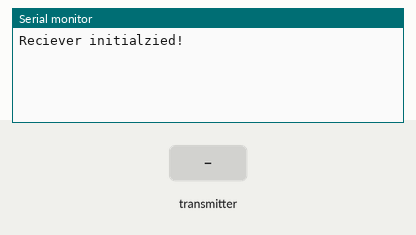
Bench run of a sketch on a simulated Arduino Uno, built with avr-gcc and run on an emulated ATmega328P. Shown: the last lines printed to the serial monitor. Inputs (shaded band) come from the test bench. No radio packets arrive unless stated.

Above: at 1.2 s.
1.3 s: the transmitter starts sending dataRecieved.0 = 0
At 1.37 s:
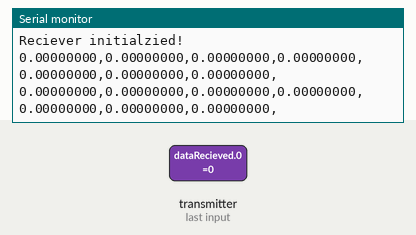
3.2 s: the transmitter starts sending dataRecieved.1 = 0
6.2 s: the transmitter starts sending dataRecieved.2 = 0
7.7 s: the transmitter starts sending dataRecieved.3 = 0
10.7 s: the transmitter starts sending dataRecieved.4 = 25
At 10.71 s:
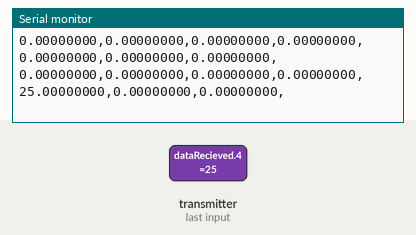
13.7 s: the transmitter starts sending dataRecieved.5 = 25
At 13.78 s:
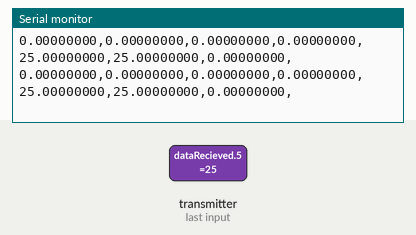

The sketch:

Odbiornik_uno_nr24_mpu.ino
```cpp
// Reciever Code
/*
 * PINs and connections
 * nRF2401L module with UNO
 *        none -  IRQ 7 8 MISO - D12 (MISO)
 *  D11 (MOSI) - MOSI 5 6 SCK  - D13 (SCK)
 *    D10 (SS) -  SCN 3 4 CE   - D9
 *       3,3V  -  Vcc 1 2 GND  - GND
 */
#include <SPI.h>
#include "RF24.h"

RF24 radio(9, 10); // Pins on arduino uno : D9 (CE) D10 (SS/ CSN)
const uint64_t pipeName = 0x123456789ABC; // Code for pairing
double dataRecieved[7]; // Data to recieve
double previous=0;

void setup() {
  // put your setup code here, to run once:
  Serial.begin(115200);
  radio.begin();
  radio.setPALevel(RF24_PA_LOW);
  radio.setChannel(110);
  radio.openReadingPipe(1, pipeName);
  radio.startListening();
  Serial.println("Reciever initialzied!");
}

void loop() {
  // put your main code here, to run repeatedly:
  radio.startListening();
  if (radio.available())
  {
    while (radio.available())
    {
      radio.read(&dataRecieved, sizeof(dataRecieved));
    }
    radio.stopListening();

    for (int i=0; i<7; i++) {
      Serial.print(dataRecieved[i], 8);
      Serial.print(",");
    }
    Serial.println();
  }

}
```

Measured:
- after the input at 1.3 s, the serial monitor: prints a new line at once (image 1)
- after the input at 10.7 s, the serial monitor: prints a new line at once (image 2)
- after the input at 13.7 s, the serial monitor: prints a new line at once (image 3)
